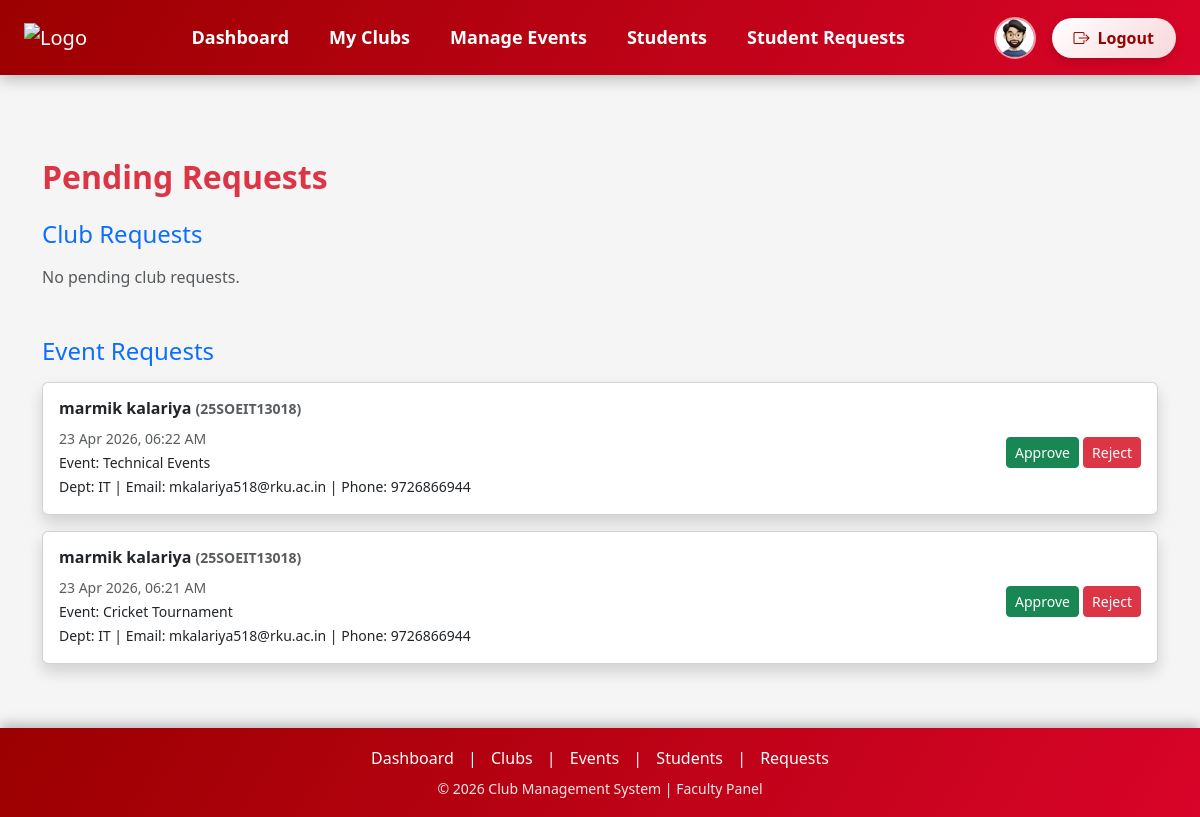
Page /Facultyapp/Students_request.php (signed in) on the committed database.
### tables this page shows
CREATE TABLE `event_join_requests` (
  `id` int NOT NULL,
  `user_id` int NOT NULL,
  `event_id` int NOT NULL,
  `created_at` timestamp NULL DEFAULT CURRENT_TIMESTAMP,
  `status` varchar(255) NOT NULL DEFAULT 'pending',
  `payment_id` varchar(100) DEFAULT NULL
);

CREATE TABLE `user` (
  `id` int NOT NULL,
  `clubimage` varchar(255) DEFAULT NULL,
  `fullname` varchar(100) DEFAULT NULL,
  `email` varchar(100) DEFAULT NULL,
  `department` varchar(100) DEFAULT NULL,
  `enrollment` varchar(100) DEFAULT NULL,
  `mobile` varchar(20) DEFAULT NULL,
  `password` varchar(100) DEFAULT NULL,
  `reset_token` varchar(255) DEFAULT NULL,
  `role` enum('admin','faculty','user') DEFAULT 'user'
);

CREATE TABLE `events` (
  `id` int NOT NULL,
  `image` varchar(255) DEFAULT NULL,
  `name` varchar(100) DEFAULT NULL,
  `date` date DEFAULT NULL,
  `status` varchar(50) DEFAULT NULL,
  `description` text,
  `created_at` timestamp NULL DEFAULT CURRENT_TIMESTAMP,
  `event_type` enum('Paid','Unpaid') DEFAULT 'Unpaid'
);

### Facultyapp/Students_request.php (the view, shortened to what this page needs)
<?php
include 'F_header.php';
include '../database.php';
mysqli_select_db($con, "SOAE_CLUB");
function safe($value, $default = 'N/A'){
    return isset($value) && $value !== null && $value !== ''
        ? htmlspecialchars($value)
        : $default;
}
?>
<div class="container my-5">
    <h2 class="fw-bold text-danger mb-4">Pending Requests</h2>
    <h4 class="text-primary mb-3">Club Requests</h4>
    <?php
    $requests = mysqli_query($con, "
        SELECT r.*, u.fullname, u.email, u.mobile, u.enrollment, u.department, c.clubname AS club_name
        FROM club_join_requests r
        JOIN user u ON r.user_id = u.id
        LEFT JOIN clubs c ON r.club_id = c.id
        WHERE r.status='pending' AND c.faculty_id='$user_id'
        ORDER BY r.created_at DESC
    ");
    if($requests && mysqli_num_rows($requests) > 0):
        while($req = mysqli_fetch_assoc($requests)):
    ?>
    <div class="card shadow mb-3">
        <div class="card-body d-flex justify-content-between align-items-center flex-wrap">
            <div>
                <h6 class="fw-bold"><?= safe($req['fullname']) ?> <small class="text-muted">(<?= safe($req['enrollment'], 'No Enrollment') ?>)</small></h6>
                <small class="text-muted">
                    <?= !empty($req['created_at']) ? date("d M Y, h:i A", strtotime($req['created_at'])) : '' ?>
                </small>
                <div>
                    <small>Club: <?= safe($req['club_name']) ?></small>
                </div>
                <div>
                    <small>
                        Dept: <?= safe($req['department'], 'N/A') ?> |
                        Email: <?= safe($req['email']) ?> |
                        Phone: <?= safe($req['mobile']) ?>
                    </small>
                </div>
                <?php if(!empty($req['message'])): ?>
                    <div>
                        <small>Message: <?= safe($req['message']) ?></small>
                    </div>
                <?php endif; ?>
            </div>
            <div class="mt-2">
                <button class="btn btn-success btn-sm approve-btn"
                        data-id="<?= $req['id'] ?>" data-type="club">
                    Approve
                </button>
                <button class="btn btn-danger btn-sm reject-btn"
                        data-id="<?= $req['id'] ?>" data-type="club">
                    Reject
                </button>
            </div>
        </div>
    </div>
    <?php endwhile; else: ?>
        <p class="text-muted">No pending club requests.</p>
    <?php endif; ?>
    <h4 class="text-primary mt-5 mb-3">Event Requests</h4>
    <?php
    $event_requests = mysqli_query($con, "
        SELECT r.*, u.fullname, u.email, u.mobile, u.enrollment, u.department, e.name AS event_name
        FROM event_join_requests r
        JOIN user u ON r.user_id = u.id
        LEFT JOIN events e ON r.event_id = e.id
        WHERE r.status='pending'
        ORDER BY r.created_at DESC
    ");
    if($event_requests && mysqli_num_rows($event_requests) > 0):
        while($req = mysqli_fetch_assoc($event_requests)):
    ?>
    <div class="card shadow mb-3">
        <div class="card-body d-flex justify-content-between align-items-center flex-wrap">
            <div>
                <h6 class="fw-bold"><?= safe($req['fullname']) ?> <small class="text-muted">(<?= safe($req['enrollment'], 'No Enrollment') ?>)</small></h6>
                <small class="text-muted">
                    <?= !empty($req['created_at']) ? date("d M Y, h:i A", strtotime($req['created_at'])) : '' ?>
                </small>
                <div>
                    <small>Event: <?= safe($req['event_name']) ?></small>
                </div>
                <div>
                    <small>
                        Dept: <?= safe($req['department'], 'N/A') ?> |
                        Email: <?= safe($req['email']) ?> |
                        Phone: <?= safe($req['mobile']) ?>
                    </small>
                </div>
            </div>
            <div class="mt-2">
                <button class="btn btn-success btn-sm approve-btn"
                        data-id="<?= $req['id'] ?>" data-type="event">
                    Approve
                </button>
                <button class="btn btn-danger btn-sm reject-btn"
                        data-id="<?= $req['id'] ?>" data-type="event">
                    Reject
                </button>
            </div>
        </div>
    </div>
    <?php endwhile; else: ?>
        <p class="text-muted">No pending event requests.</p>
    <?php endif; ?>
</div>
<?php include 'F_footer.php'; ?>

### Facultyapp/F_header.php (style rules this page uses)
body { padding-top: 110px; background: #f5f7fa; min-height: 200vh; }

### Facultyapp/F_footer.php (style rules this page uses)
body { min-height: 100vh; display: flex; flex-direction: column; background: #f5f5f5; }

### rows in the picture
event_join_requests: user.fullname "marmik kalariya", user.enrollment "25SOEIT13018", created_at "23 Apr 2026, 06:22 AM", event.name "Technical Events", user.department "IT", user.email "mkalariya518@rku.ac.in", user.mobile "9726866944"
event_join_requests: user.fullname "marmik kalariya", user.enrollment "25SOEIT13018", created_at "23 Apr 2026, 06:21 AM", event.name "Cricket Tournament", user.department "IT", user.email "mkalariya518@rku.ac.in", user.mobile "9726866944"
